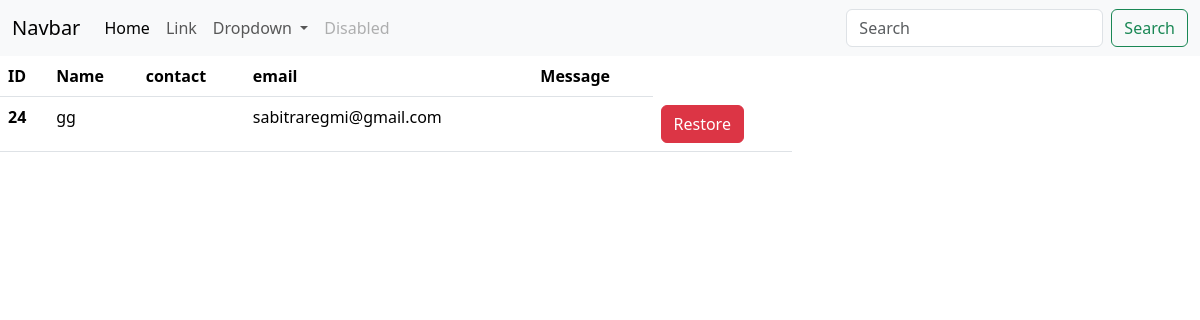
The page /recycle/ on the database its author committed.
### crud_app/models.py (models this page shows)
class Student(models.Model):
    name=models.CharField(max_length=20)
    age=models.IntegerField()
    email=models.EmailField()
    address=models.TextField()
    isdelete = models. BooleanField (default = False)

### crud_app/views.py (the view)
# urls.py: path('recycle/', views.recycle_bin, name='recycle_bin'),
def recycle_bin(request):
    data = Student.objects.filter(isdelete=True)
    return render(request, 'recycle_bin.html', {'data': data})

### crud_app/templates/recycle_bin.html (shortened to what this page needs)
<!DOCTYPE html>
<html lang="en">
<head>
    <link href="https://cdn.jsdelivr.net/npm/bootstrap@5.3.8/dist/css/bootstrap.min.css" rel="stylesheet">
    <link rel="stylesheet" href="https://cdnjs.cloudflare.com/ajax/libs/font-awesome/7.0.1/css/all.min.css" />
</head>
<body>
    <nav class="navbar navbar-expand-lg bg-body-tertiary">
  <div class="container-fluid">
    <a class="navbar-brand" href="#">Navbar</a>
    <div class="collapse navbar-collapse" id="navbarSupportedContent">
      <ul class="navbar-nav me-auto mb-2 mb-lg-0">
        <li class="nav-item">
          <a class="nav-link active" aria-current="page" href="#">Home</a>
        </li>
        <li class="nav-item">
          <a class="nav-link" href="#">Link</a>
        </li>
        <li class="nav-item dropdown">
          <a class="nav-link dropdown-toggle" href="#" role="button" data-bs-toggle="dropdown" aria-expanded="false">
            Dropdown
          </a>
        </li>
        <li class="nav-item">
          <a class="nav-link disabled" aria-disabled="true">Disabled</a>
        </li>
      </ul>
      <form class="d-flex" role="search">
        <input class="form-control me-2" type="search" placeholder="Search" aria-label="Search"/>
        <button class="btn btn-outline-success" type="submit">Search</button>
      </form>
    </div>
  </div>
    </nav>
    <div class="contaner">
      <div class="row">
        <div class="col-8">
          <table class="table">
  <thead>
    <tr>
      <th scope="col">ID</th>
      <th scope="col">Name</th>
      <th scope="col">contact</th>
      <th scope="col">email</th>
      <th>Message</th>
    </tr>
  </thead>
  <tbody>
    {% for i in data %}
    <tr>
      <th scope="row">{{i.id}}</th>
      <td>{{i.name}}</td>
      <td>{{i.contact}}</td>
      <td>{{i.email}}</td>
      <td>{{i.message}}</td>
      <td>
       <a href="{% url 'restore_data' i.id %}"> <button type="button" class="btn btn-danger">Restore</button></a>
       </td>
    </tr>
    {% endfor %}
  </tbody>
</table>
</body>
</html>

### rows shown on the page
Student: id "24", name "gg", email "sabitraregmi@gmail.com"
